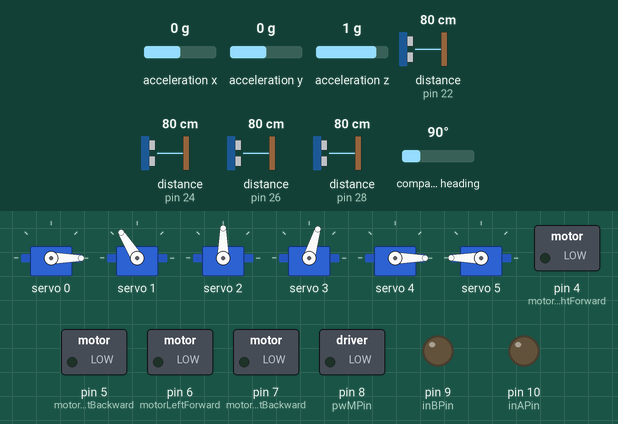
Simulated run of this sketch. Board: Arduino Mega 2560, built with avr-gcc and run on an emulated ATmega2560. On the bench: 6 × servo, switched loads named in the sketch (green lamp = pin HIGH), output pins drawn as LEDs (lit = HIGH). The test bench sets the inputs (shaded band); at power-on: acceleration x 0 g, acceleration y 0 g, acceleration z 1 g, distance to the obstacle (sensors on pin 22, pin 24, pin 26, pin 28) 80 cm, compass heading 90°. The echo pulse lasts 58.3 µs per cm; pins used as bus, display or sensor lines are not drawn; what the sketch prints to the serial monitor is not drawn.

Above: at 0.15 s.
At 15.3 s:
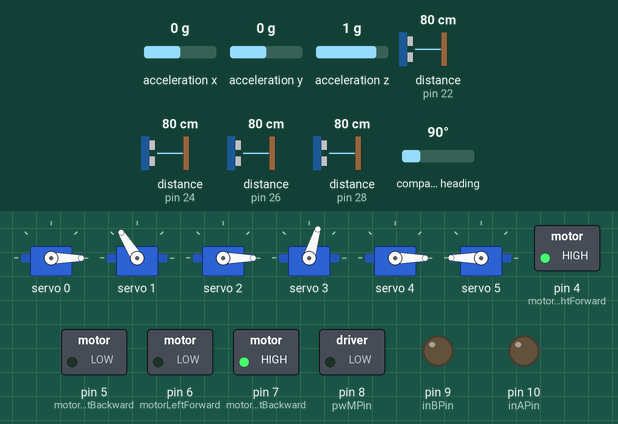
At 18.3 s:
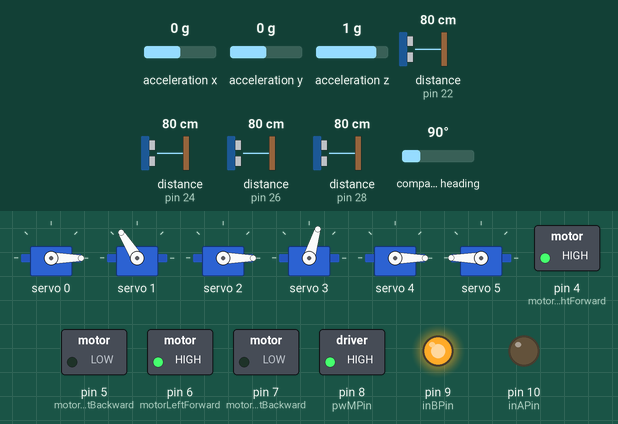
At 28.3 s:
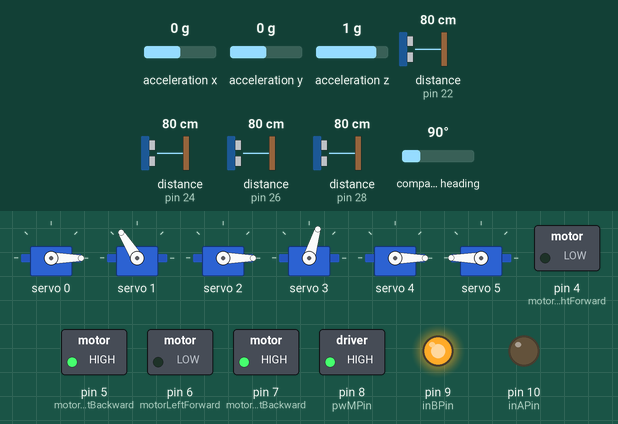
At 30.3 s:
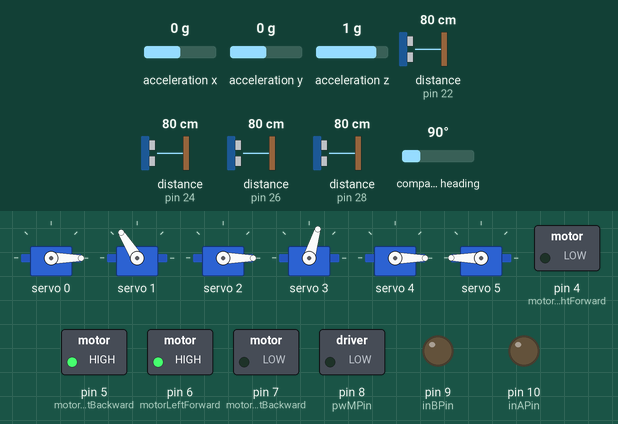
At 36.3 s:
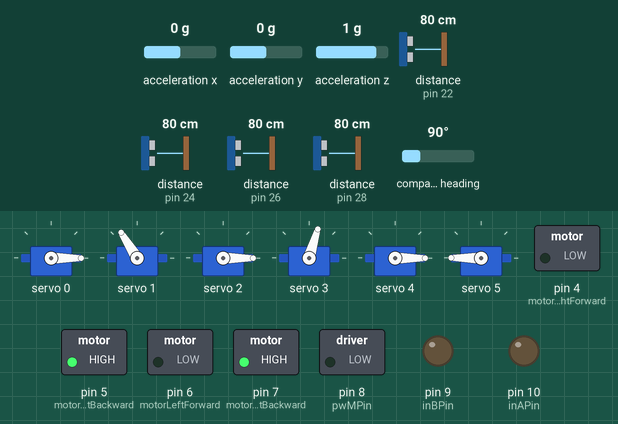
Timing chart, 0 to 40.0 s (numbered marks = the images above):
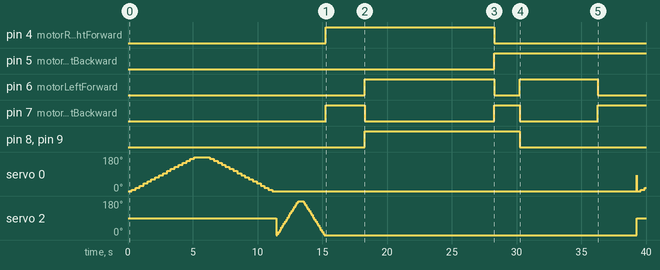

The sketch:

Limpiador_Playa_v1__rutina_Demo.ino
```cpp
#include <Wire.h>
#include <Adafruit_Sensor.h>
#include <Adafruit_BNO055.h>
#include <utility/imumaths.h>
#include <Adafruit_PWMServoDriver.h>
//Define los pines de los sensores ultrasonicos
#define ECHO_PIN_1 22   //trasero der
#define TRIG_PIN_1 23
#define ECHO_PIN_2 24   // trasero izq
#define TRIG_PIN_2 25
#define ECHO_PIN_3 26   //frontal der
#define TRIG_PIN_3 27
#define ECHO_PIN_4 28   //frontal izq
#define TRIG_PIN_4 29
//#define ECHO_PIN_5 31
//#define TRIG_PIN_5 30
// Definir los canales del PCA9685 para cada servo
#define PAN_FRONT_SERVO 0
#define TILT_FRONT_SERVO 1
#define PAN_REVERSE_SERVO 2
#define TILT_REVERSE_SERVO 3
#define TRAY_LEFT_SERVO 4
#define TRAY_RIGHT_SERVO 5

// Definición de los pines del Arduino conectados al VNH2SP30
const int inAPin = 10;  // INA pin
const int inBPin = 9;  // INB pin
const int pwMPin = 8;  // PWM pin

// Definición de pines para los motores
const int motorRightForward = 4;
const int motorRightBackward = 5;
const int motorLeftForward = 6;
const int motorLeftBackward = 7;
// Inicializar el controlador PCA9685
Adafruit_PWMServoDriver pwm = Adafruit_PWMServoDriver();

unsigned long previousMillis = 0;
const long interval = 100; // Intervalo de tiempo en milisegundos
// Inicializar el (IMU)
Adafruit_BNO055 bno = Adafruit_BNO055(55, 0x28, &Wire);

void setup(void)
{
  Serial.begin(9600);
  while (!Serial) delay(10);  // wait for serial port to open!
  Serial.println("Orientation Sensor Test"); Serial.println("");

  Serial.println("Controlador de servo PCA9685");
  pwm.begin();
  pwm.setPWMFreq(60);  // Frecuencia típica para servos
  // Coloca los servos en la posición inicial
  resetServos();
  //Configurando pines de servos
   pinMode(TRIG_PIN_1, OUTPUT);
   pinMode(ECHO_PIN_1, INPUT);
   pinMode(TRIG_PIN_2, OUTPUT);
   pinMode(ECHO_PIN_2, INPUT);
   pinMode(TRIG_PIN_3, OUTPUT);
   pinMode(ECHO_PIN_3, INPUT);
   pinMode(TRIG_PIN_4, OUTPUT);
   pinMode(ECHO_PIN_4, INPUT);

  //Configuración de motores
  pinMode(inAPin, OUTPUT);
  pinMode(inBPin, OUTPUT);
  pinMode(pwMPin, OUTPUT);
  // Inicializa los pines de motor como salidas
  pinMode(motorRightForward, OUTPUT);
  pinMode(motorRightBackward, OUTPUT);
  pinMode(motorLeftForward, OUTPUT);
  pinMode(motorLeftBackward, OUTPUT);

  // Inicia los motores en estado detenido
  stopMotors();
  /* Initialise the sensor */
  if(!bno.begin())
  {
    /* There was a problem detecting the BNO055 ... check your connections */
    Serial.print("Ooops, no BNO055 detected ... Check your wiring or I2C ADDR!");
    while(1);
  }
  bno.setExtCrystalUse(true);
}
void loop(void)
{
  unsigned long currentMillis = millis();
  sensors_event_t event;
    if (currentMillis - previousMillis >= interval) {
        previousMillis = currentMillis;
        readUltrasonicSensors();
        bno.getEvent(&event);
        Serial.println(event.orientation.x, 4);
    }
  sweepCameraFront();
  sweepCameraReverse();
  //unloadTray();
  //resetServos();
  //delay(5000);  // Espera un segundo antes de reiniciar el ciclo
  turnLeftBothMotors();
  delay(3000);
  advance();
  activaBarredora();
  delay(10000);
  back();
  //desactivaBarredora();
  delay(2000);
  desactivaBarredora();
  //turnRightOneMotor();
  //delay(3000);
  turnRightBothMotors();
  delay(6000);
  stopMotors();
  back();
  //desactivaBarredora();
    delay(3000);
  //unloadTray();
  resetServos();
  //delay(5000);
}

void readUltrasonicSensors() {
    Serial.print(getDistance(TRIG_PIN_1, ECHO_PIN_1));     Serial.print(",");
    Serial.print(getDistance(TRIG_PIN_2, ECHO_PIN_2));     Serial.print(",");
    Serial.print(getDistance(TRIG_PIN_3, ECHO_PIN_3));     Serial.print(",");
    Serial.print(getDistance(TRIG_PIN_4, ECHO_PIN_4));     Serial.print(",");
}

long getDistance(int trigPin, int echoPin) {
    digitalWrite(trigPin, LOW);
    delayMicroseconds(2);
    digitalWrite(trigPin, HIGH);
    delayMicroseconds(10);
    digitalWrite(trigPin, LOW);
    long duration = pulseIn(echoPin, HIGH);
    long distance = duration * 0.034 / 2; // Velocidad del sonido en cm/ms
    return distance;
}

void resetServos() {
  setServo(PAN_FRONT_SERVO, 80);//der 10 -  80   -  150  izq mirando hacia el frente
  setServo(TILT_FRONT_SERVO, 115);//arriba 160  -  115 -  40  abajo
  setServo(PAN_REVERSE_SERVO, 85); //izq 160 - 85 -  10 der mirando hacia atras
  setServo(TILT_REVERSE_SERVO, 70); // arriba 10 - 70 -  130 abajo
  setServo(TRAY_LEFT_SERVO, 0);  // servo izquierdo cerrado en 0 - 130
  setServo(TRAY_RIGHT_SERVO, 176); // servo derecho cerrado en 176 - 0
}

void sweepCameraFront() {
  for (int angle = 0; angle <= 180; angle += 10) {
    setServo(PAN_FRONT_SERVO, angle);
    delay(300);
  }
  for (int angle = 180; angle >= 0; angle -= 10) {
    setServo(PAN_FRONT_SERVO, angle);
    delay(300);
  }
}

void sweepCameraReverse() {
  for (int angle = 0; angle <= 180; angle += 10) {
    setServo(PAN_REVERSE_SERVO, angle);
    delay(100);
  }
  for (int angle = 180; angle >= 0; angle -= 10) {
    setServo(PAN_REVERSE_SERVO, angle);
    delay(100);
  }
}

void unloadTray() {
  // Suponiendo que los servos están invertidos para la bandeja
  for (int angle = 0; angle <= 90; angle += 1) {
    setServo(TRAY_LEFT_SERVO, map(angle,0,180,0,130));
    setServo(TRAY_RIGHT_SERVO, 176-angle);//Invertido
    delay(50);
  }
  // Regresar la bandeja a su posición inicial
  for (int angle = 90; angle >= 0; angle -= 1) {
    setServo(TRAY_LEFT_SERVO, map(angle,0,180,0,130));
    setServo(TRAY_RIGHT_SERVO, 176-angle);//Invertido
    delay(50);
  }
  setServo(TRAY_LEFT_SERVO, 0);
  setServo(TRAY_RIGHT_SERVO, 176);
}

void setServo(int channel, int angle) {
  int pulse = map(angle, 0, 180, 125, 625);  // Mapea el ángulo a pulsos (ajuste según tu servo)
  pwm.setPWM(channel, 0, pulse);
}

void activaBarredora(){
  digitalWrite(inAPin, LOW);
  digitalWrite(inBPin, HIGH);
  analogWrite(pwMPin, 255);
}
void desactivaBarredora(){
  digitalWrite(inAPin, LOW);
  digitalWrite(inBPin, LOW);
  analogWrite(pwMPin, 0);
}

void advance() {
  analogWrite(motorRightForward, 255);
  analogWrite(motorLeftForward, 255);
  stopBackward();
}

void back() {
  analogWrite(motorRightBackward, 255);
  analogWrite(motorLeftBackward, 255);
  stopForward();
}

void turnLeftOneMotor() {
  analogWrite(motorRightForward, 255);
  stopMotorsLeft();
}

void turnRightOneMotor() {
  analogWrite(motorLeftForward, 255);
  stopMotorsRight();
}

void turnLeftBothMotors() {
  analogWrite(motorRightForward, 255);
  analogWrite(motorLeftBackward, 255);
  stopBackwardRight();
}

void turnRightBothMotors() {
  analogWrite(motorRightBackward, 255);
  analogWrite(motorLeftForward, 255);
  stopForwardRight();
}

void stopMotors() {
  stopForward();
  stopBackward();
}

void stopForward() {
  analogWrite(motorRightForward, 0);
  analogWrite(motorLeftForward, 0);
}

void stopBackward() {
  analogWrite(motorRightBackward, 0);
  analogWrite(motorLeftBackward, 0);
}

void stopMotorsRight() {
  analogWrite(motorRightForward, 0);
  analogWrite(motorRightBackward, 0);
}

void stopMotorsLeft() {
  analogWrite(motorLeftForward, 0);
  analogWrite(motorLeftBackward, 0);
}

void stopBackwardRight() {
  analogWrite(motorRightBackward, 0);
  analogWrite(motorLeftForward, 0);
}

void stopForwardRight() {
  analogWrite(motorRightForward, 0);
  analogWrite(motorLeftBackward, 0);
}
```

Measured:
- by itself, pin 4 (motorRightForward): LOW → HIGH at 15.3 s, → LOW 13.0 s later
- by itself, pin 5 (motorRightBackward): LOW → HIGH at 28.3 s
- by itself, pin 6 (motorLeftForward): LOW → HIGH at 18.3 s, → LOW 10.0 s later, → HIGH 2.0 s later, → LOW 6.0 s later
- by itself, pin 7 (motorLeftBackward): goes HIGH 3.0 s, LOW 10.0 s, HIGH 2.0 s, LOW 6.0 s, then HIGH
- by itself, pin 8 (pwMPin), pin 9 (inBPin): LOW → HIGH at 18.3 s, → LOW 12.0 s later
- by itself, servo 0: 0° → 7° at 0.31 s, → 18° 0.30 s later, → 29° 0.30 s later, → 40° 0.30 s later, … (38 changes in this stretch)
- by itself, servo 2: 90° → 0° at 11.4 s, → 7° 0.10 s later, → 18° 0.10 s later, → 29° 0.10 s later, … (36 changes in this stretch)
